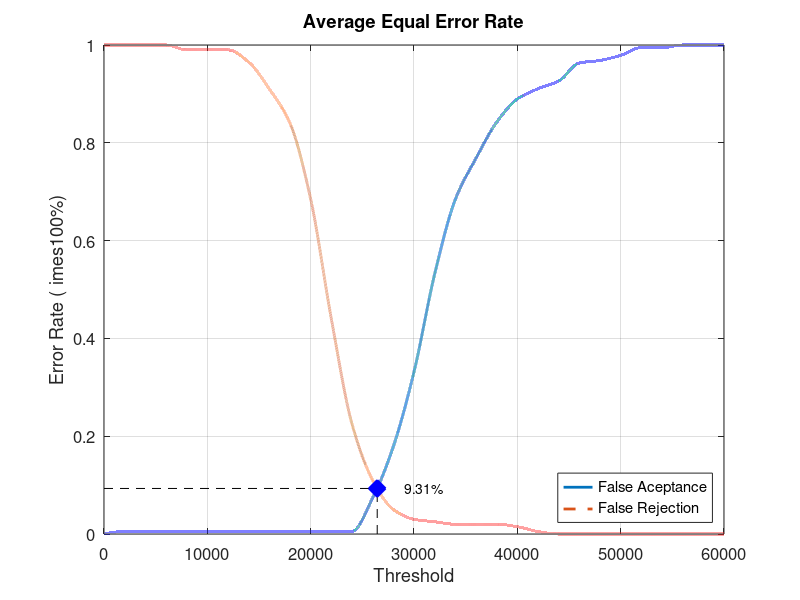
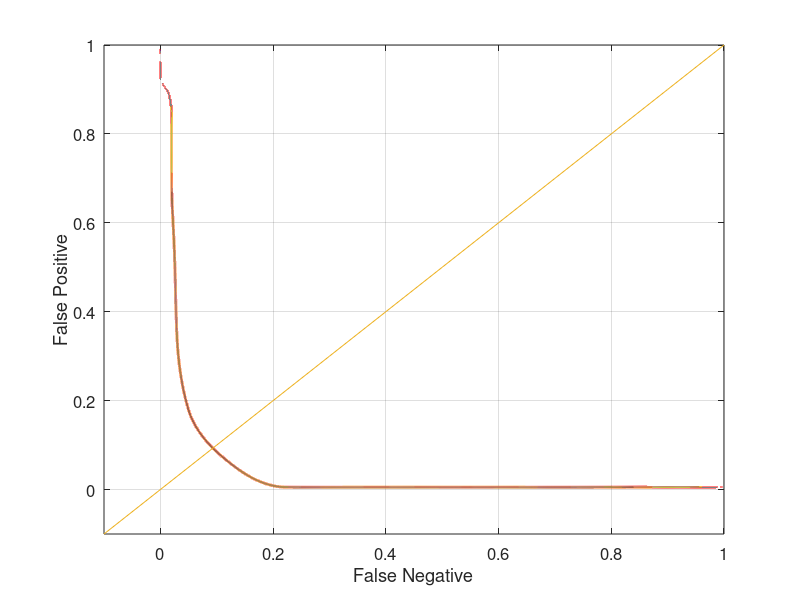

MATLAB code for these plots, in order:
close all;
clear;
clc;
x = 0:2000:60000;
xq = 0:0.5:60000;

y0 = [0 0.00526316 0.00526316 0.00526316 0.00526316 0.00526316 0.00526316 0.00526316 0.00526316 0.00526316 0.00526316 0.00526316 0.00526316 0.0736842 0.178947 0.331579 0.531579 0.684211 0.768421 0.842105 0.889474 0.910526 0.926316 0.963158 0.968421 0.978947 0.994737 0.994737 1 1 1]
yy0 = interp1(x, y0, xq, 'pchip');
y1 = [1 1 1 1 0.99 0.99 0.99 0.965 0.91 0.84 0.685 0.44 0.225 0.11 0.05 0.03 0.025 0.02 0.02 0.02 0.015 0.005 0 0 0 0 0 0 0 0 0]
yy1 = interp1(x, y1, xq, 'pchip');

% Calculating EER: 
y2 = abs(y0 - y1);
find(y2 == min(y2))
yy2 = abs(yy0 - yy1);
xEER = find(yy2 == min(yy2));
xEERIndex = xq(xEER) % X-axis EER
yEER = yy0(xEER) % Y-axis EER

main = figure
plot(xq, yy0,'-','LineWidth', 2);	hold on
plot(xq, yy1,'--','LineWidth', 2);	hold on
plot([xEERIndex xEERIndex], [0 yEER], 'k--');	hold on
plot([0 xEERIndex], [yEER yEER], 'k--');	hold on
plot(xEERIndex, yEER, 'bx', 'LineWidth', 10);	hold on
text(xEERIndex + 10 * xEERIndex / 100, yEER, [num2str(round((10000 * yEER)) / 100) '%'])
legend('False Aceptance', 'False Rejection', 'Location', 'SouthEast')
xlabel('Threshold')
ylabel('Error Rate (	imes100%)')
title('Average Equal Error Rate')
set(gca, 'FontSize', 12)
axis([0 60000 0 1])
grid on

print(main, 'Database1_4Main', '-dpng');
FNRxFPR = figure('Color', [1 1 1]);
plot(yy1, yy0, '-', yy1, yy0, 'LineWidth', 2);
hold on
y = -0.1:0.1:1
plot(y, y); 
set(gca, 'FontSize', 12)
xlabel('False Negative')
ylabel('False Positive')
axis([-0.1 1 -0.1 1])
set(gca, 'FontSize', 12)
grid on

print(FNRxFPR, 'Database1_4FNRxFPR','-dpng');
